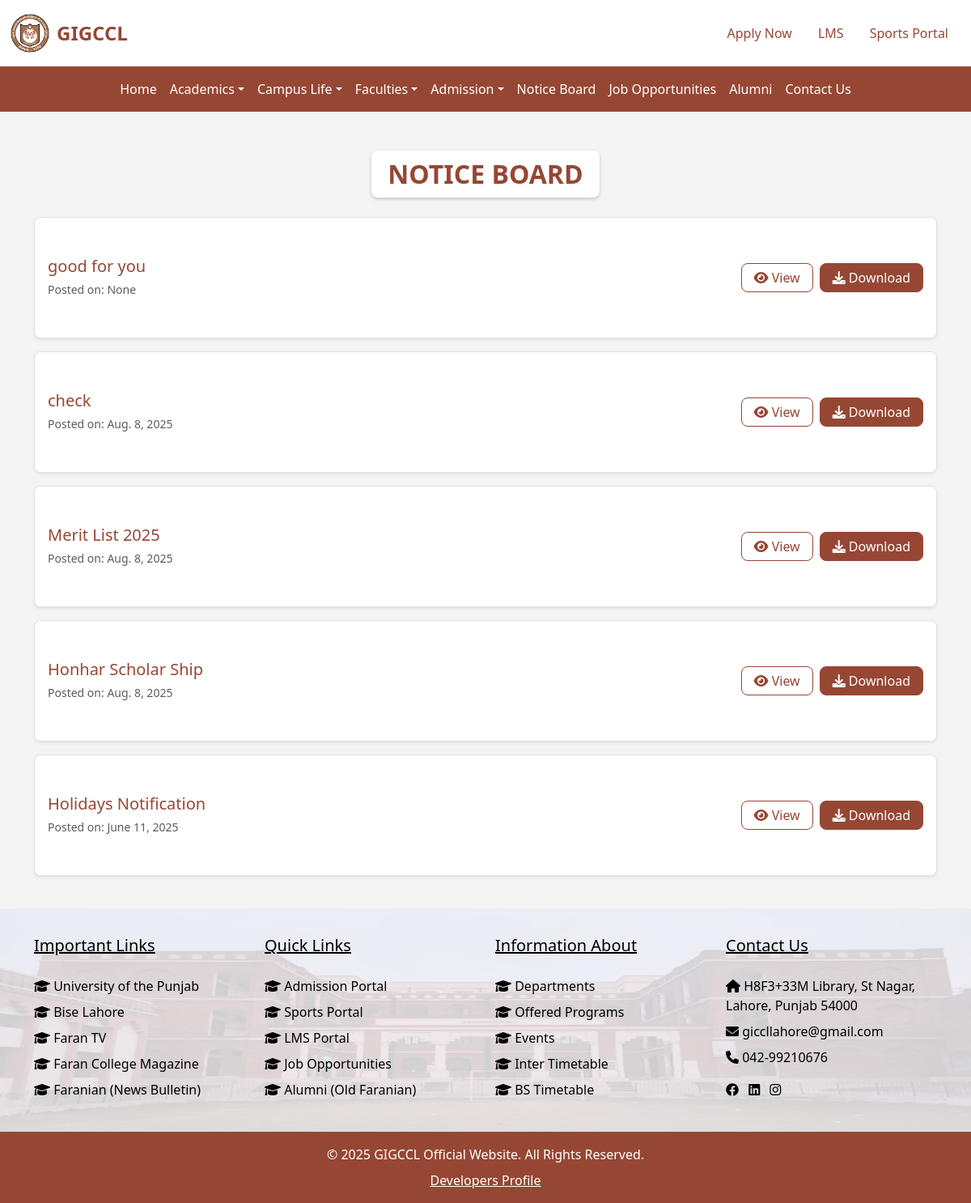
Screenshot of /notice-board/ with the database file from the repository.
### Home/models.py (models this page shows, shortened)
class Notice(models.Model):
    title = models.CharField(max_length=100)
    posted_date = models.DateField(default=timezone.now)
    file = models.FileField(upload_to='notices/')

### Home/views.py (the view)
# urls.py: path('notice-board/', views.notice_board, name='notic_board'),
def notice_board(request):
    notices = Notice.objects.all().order_by('-posted_date', '-id')
    return render(request, 'Home/notice_board.html', {'notices': notices})

### Home/templates/Home/notice_board.html (shortened to what this page needs)
{% extends "base.html" %}
{% load static %}
{% block content %}
<section class="notice-board-section py-4">
    <div class="container">
        <div class="m-4 d-flex justify-content-center">
            <div class="notice-board-heading-card">
                <h2 class="notice-board-heading">Notice Board</h2>
            </div>
        </div>
        {% for notice in notices %}
        <div class="card mb-3 border shadow-sm rounded-3" style="max-width: 100%; min-height: 150px;">
            <div class="card-body d-flex flex-column flex-md-row justify-content-between align-items-start align-items-md-center">
                <div class="mb-2 mb-md-0">
                    <h5 class="card-title mb-1" style="color: #964734;">{{ notice.title }}</h5>
                    <small class="text-muted">Posted on: {{ notice.posted_date }}</small>
                </div>
                <div class="d-flex mt-2 mt-md-0">
                    <a href="{{ notice.file.url }}" target="_blank" class="btn view-btn">
                        <i class="fas fa-eye"></i> View
                    </a>
                    <a href="{{ notice.file.url }}" download class="btn download-btn">
                        <i class="fas fa-download"></i> Download
                    </a>
                </div>
            </div>
        </div>
        {% empty %}
        <div class="d-flex justify-content-center mb-4">
            <div class="card border-0 shadow-sm px-4 py-2" style="background-color: #f8f9fa; width: fit-content;">
                <h2 class="mb-0 text-center" style="color: #964734;">No Notice Available</h2>
            </div>
        </div>
        {% endfor %}
    </div>
</section>
{% endblock %}

### static/css/styles.css (style rules this page uses)
body { background-color: #f4f4f4; }

### Home/templates/Home/notice_board.html (style rules this page uses)
.notice-board-heading { color: #964734; text-transform: uppercase; font-weight: bold; text-align: center; margin: 0; }
.notice-board-heading-card { display: inline-block; padding: 10px 20px; background: white; box-shadow: 0 2px 4px rgba(0, 0, 0, 0.2); border-radius: 8px; }
.view-btn { border: 1px solid #964734; color: #964734; background-color: transparent; padding: 5px 15px; border-radius: 8px; transition: background-color 0.3s, color 0.3s; }
.download-btn { background-color: #964734; color: white; border: 1px solid #964734; padding: 5px 15px; border-radius: 8px; margin-left: 8px; transition: background-color 0.3s, color 0.3s; }

### rows the page displays
Notice: title "good for you", posted_date "None"
Notice: title "check", posted_date "Aug. 8, 2025"
Notice: title "Merit List 2025", posted_date "Aug. 8, 2025"
Notice: title "Honhar Scholar Ship", posted_date "Aug. 8, 2025"
Notice: title "Holidays Notification", posted_date "June 11, 2025"
